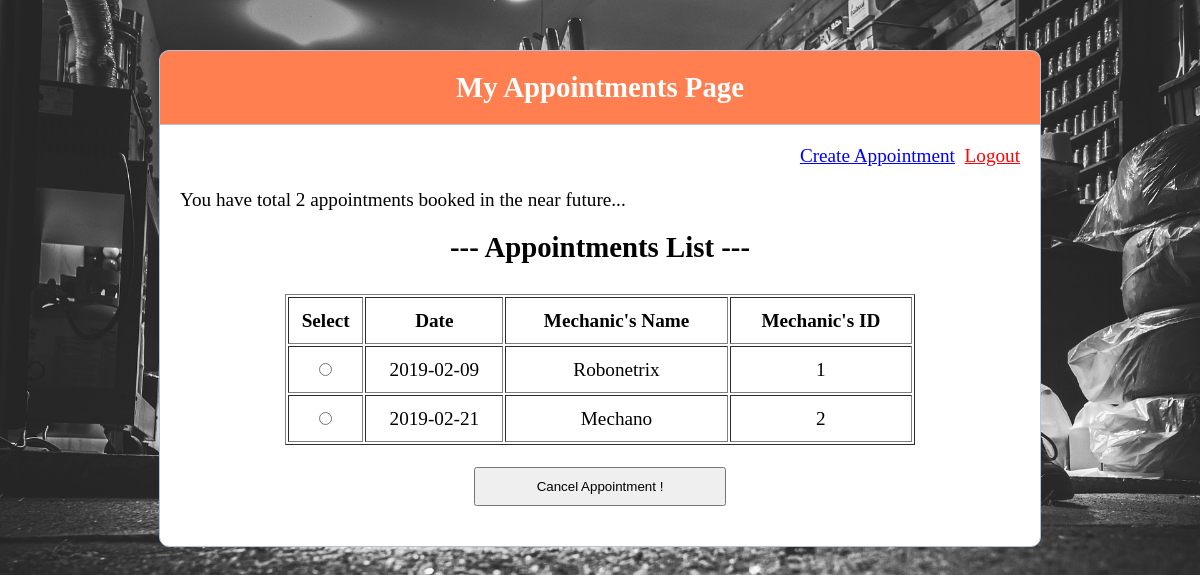
Page /registration/appointments.php (signed in) on the committed database.
### tables this page shows
CREATE TABLE `appointments` (
  `appointment_id` int(11) NOT NULL,
  `user_id` int(11) NOT NULL,
  `mechanic_id` int(11) NOT NULL,
  `date` date NOT NULL
);

CREATE TABLE `mechanics` (
  `mechanic_id` int(11) NOT NULL,
  `mechanic_name` varchar(255) NOT NULL
);

### registration/appointments.php (the view, shortened to what this page needs)
<?php
  $user_id = $_SESSION['user_id'];
?>
<!DOCTYPE html>
<html>
<head>
	<link rel="stylesheet" type="text/css" href="style.css">
</head>
<body style="background-image:url(car2.jpg); width:100%; background-size: cover;"
>
<div class="header">
	<h2>My Appointments Page</h2>
</div>
<div class="content">
	<?php  if (isset($_SESSION['username'])) : ?>
  	<p style="float: right;">
    <a href="index.php" style="color: blue;">Create Appointment</a>&nbsp;
    <a href="appointments.php?logout='1'" style="color: red;">Logout</a>
   </p><br><br>
	  <?php
	  $db = mysqli_connect('localhost', 'root', '', 'registration');
	  $query =
	  "SELECT a.appointment_id,a.mechanic_id,m.mechanic_name,a.date
   FROM appointments as a
   INNER JOIN mechanics as m
    on a.mechanic_id=m.mechanic_id
   WHERE user_id='$user_id'
   ORDER BY a.date";
	  $result = mysqli_query($db,$query) or die($query."<br/><br/>".mysqli_error($db));
	  ?>
	  <?php  if (mysqli_num_rows($result)>=1) : ?>
    <p>You have total <?php echo mysqli_num_rows($result)?> appointments booked in the near future...</p>
    <h2 align="center" style="margin-top: 20px; margin-bottom: 10px;">--- Appointments List ---</h2>
    <p align='center'>
     <form style="width: 75%;border: none;" method="post">
      <table align="center" border="1px" style="width:100%; line-height:45px;">
        <t>
        <th>Select</th>
        <th>Date</th>
        <th>Mechanic's Name</th>
        <th>Mechanic's ID</th>
        </t>
        <?php while($rows=mysqli_fetch_assoc($result))
        {
        ?>
        <tr align="center">
        	<td><input type="radio" name="radio_appointments" value="<?php echo $rows['appointment_id'] ?>" required></td>
        	<td><?php echo $rows['date'] ?></td>
        	<td><?php echo $rows['mechanic_name'] ?></td>
         <td><?php echo $rows['mechanic_id'] ?></td>
        </tr>
       <?php
       }
       ?>
      </table>
      <br><p align="center">
      	<input type=submit name="appointment_cancel_button" value="Cancel Appointment !" style="width:40%; padding: 10px;">
      </p>
     </form>
     </p>
   <?php endif ?>
 <?php endif ?>
</div>
</body>
</html>

### registration/style.css (style rules this page uses)
* { margin: 0px; padding: 0px; }
body { font-size: 120%; background: #F8F8FF; }
.header { width: 70%; margin: 50px auto 0px; color: white; background: coral; text-align: center; border: 1px solid #B0C4DE; border-bottom: none; border-radius: 10px 10px 0px 0px; padding: 20px; }
form, .content { width: 70%; margin: 0px auto; padding: 20px; border: 1px solid #B0C4DE; background: white; border-radius: 0px 0px 10px 10px; }

### rows in the picture
appointments: date "2019-02-09", mechanic.mechanic_name "Robonetrix", mechanic "1"
appointments: date "2019-02-21", mechanic.mechanic_name "Mechano", mechanic "2"

### other values in the picture
mysqli_num_rows($result) "2"
